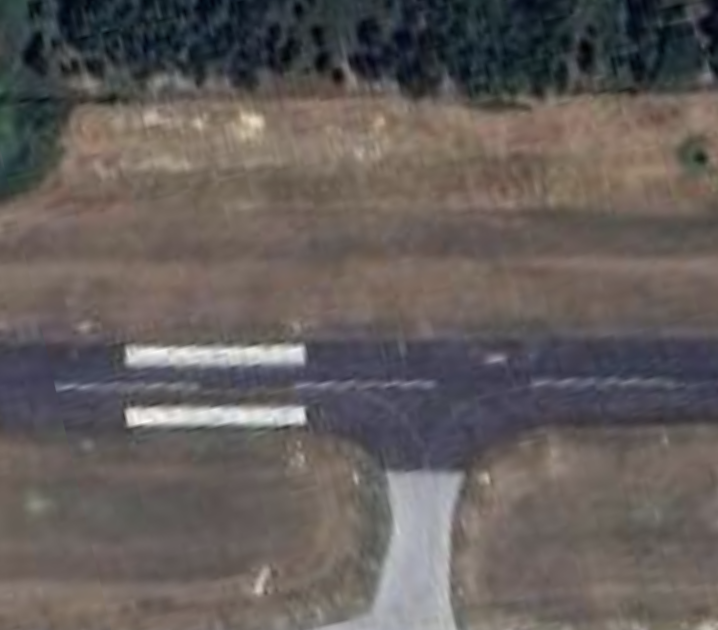
//> input picture ImageStitching/images/googleMaps/Screenshot 2024-10-30 at 6.26.54 PM.png, 718 x 630 px; its folder holds 3 pictures in this run
$ ./Image_Stitching   (built with g++ and OpenCV 4)
//> lines starting //> are read from the running program, lines starting //| are printed output that depends on the picture; after the words box and inside, x2 and y2 are one past the last pixel; in counts of white or black regions, pixels touching at a corner belong together
#include <opencv2/opencv.hpp>
#include <opencv2/stitching.hpp>
#include <iostream>
#include <vector>
#include <string>
#include <filesystem>

const std::string images_path = "../images/googleMaps";
const std::string output_path = "../output/stitchedNew.jpg";
bool crop = true;
bool preprocessing = false;

std::vector<cv::Mat> load_images(const std::string& images_path) {
//> called with images_path = "../images/googleMaps"
    std::cout << "[INFO] loading images..." << std::endl;
    std::vector<std::string> image_paths;

    // Use std::filesystem to iterate over the directory and collect image file paths
    for (const auto& entry : std::filesystem::directory_iterator(images_path)) {
        if (entry.is_regular_file()) {
            image_paths.push_back(entry.path().string());
        }
    }

    // Sort the image paths
    std::sort(image_paths.begin(), image_paths.end());

    // Read the images
    std::vector<cv::Mat> images;
    for (const auto& image_path : image_paths) {
        cv::Mat img = cv::imread(image_path);
//> img is the input picture: 630 rows x 718 cols, CV_8UC3; mean B, G, R 90.8, 93.1, 99.4
        if (img.empty()) {
            std::cerr << "[WARNING] Could not read image: " << image_path << std::endl;
        } else {
            images.push_back(img);
        }
    }
    return images;
}

std::vector<cv::Mat> resize_images(const std::vector<cv::Mat>& images, int widthThreshold = 1500) {
//> called with widthThreshold = 1500
    std::vector<cv::Mat> resized_images;
    for (const auto& image : images) {
        if (image.cols > widthThreshold) {
            std::cout << "[INFO] Resizing Image..." << std::endl;
            double ratio = static_cast<double>(widthThreshold) / image.cols;
            cv::Size dim(widthThreshold, static_cast<int>(image.rows * ratio));
            cv::Mat resized;
            cv::resize(image, resized, dim);
            resized_images.push_back(resized);
        } else {
            resized_images.push_back(image);
        }
    }
//> this loop made 3 passes
    return resized_images;
}

std::vector<cv::Mat> preprocess_images(const std::vector<cv::Mat>& images) {
    std::vector<cv::Mat> processed_images = images; // Copy input images
    if (preprocessing) {
        std::cout << "[INFO] preprocessing images to improve clarity..." << std::endl;
        for (size_t i = 0; i < processed_images.size(); ++i) {
            // Apply CLAHE to equalize brightness and make sharper
            cv::Mat lab_image;
            cv::cvtColor(processed_images[i], lab_image, cv::COLOR_BGR2Lab);
            std::vector<cv::Mat> lab_planes(3);
            cv::split(lab_image, lab_planes);
            cv::Ptr<cv::CLAHE> clahe = cv::createCLAHE(2.0, cv::Size(8, 8));
            clahe->apply(lab_planes[0], lab_planes[0]);
            cv::merge(lab_planes, lab_image);
            cv::cvtColor(lab_image, processed_images[i], cv::COLOR_Lab2BGR);
        }
    }
    return processed_images;
}

cv::Stitcher::Status stitch_images(const std::vector<cv::Mat>& images, cv::Mat& stitched) {
    std::cout << "[INFO] stitching images..." << std::endl;
    cv::Ptr<cv::Stitcher> stitcher = cv::Stitcher::create(cv::Stitcher::SCANS);
    cv::Stitcher::Status status = stitcher->stitch(images, stitched);
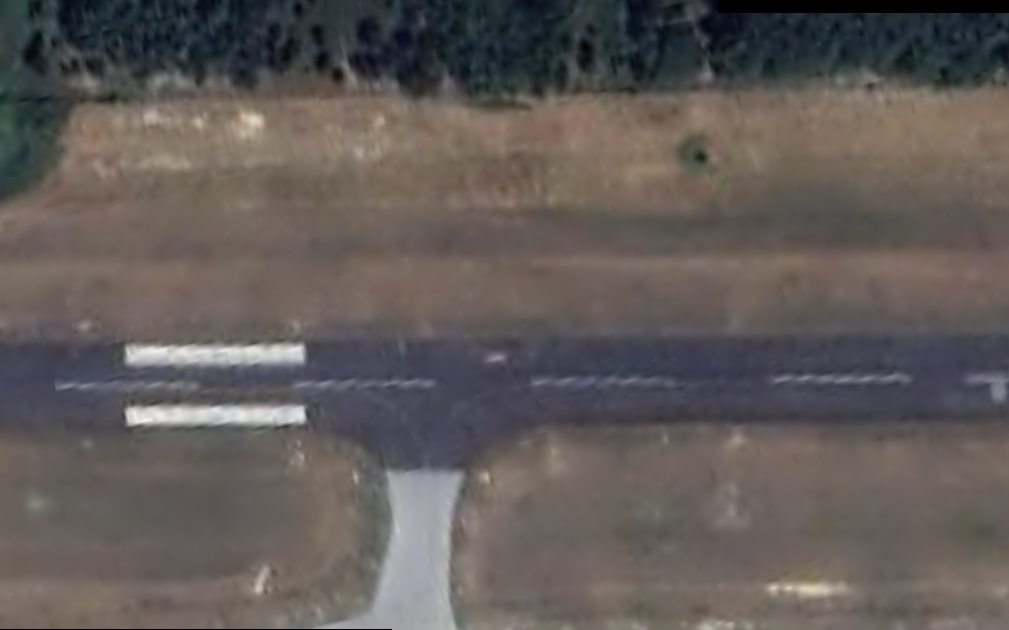
//> stitched: 630 rows x 1009 cols, CV_8UC3; mean B, G, R 88.3, 90.8, 97.2
    return status;
}

void crop_image(cv::Mat& stitched) {
    if (crop) {
        std::cout << "[INFO] cropping..." << std::endl;
        // Add a 10px border around the image
        cv::copyMakeBorder(stitched, stitched, 10, 10, 10, 10, cv::BORDER_CONSTANT, cv::Scalar(0, 0, 0));
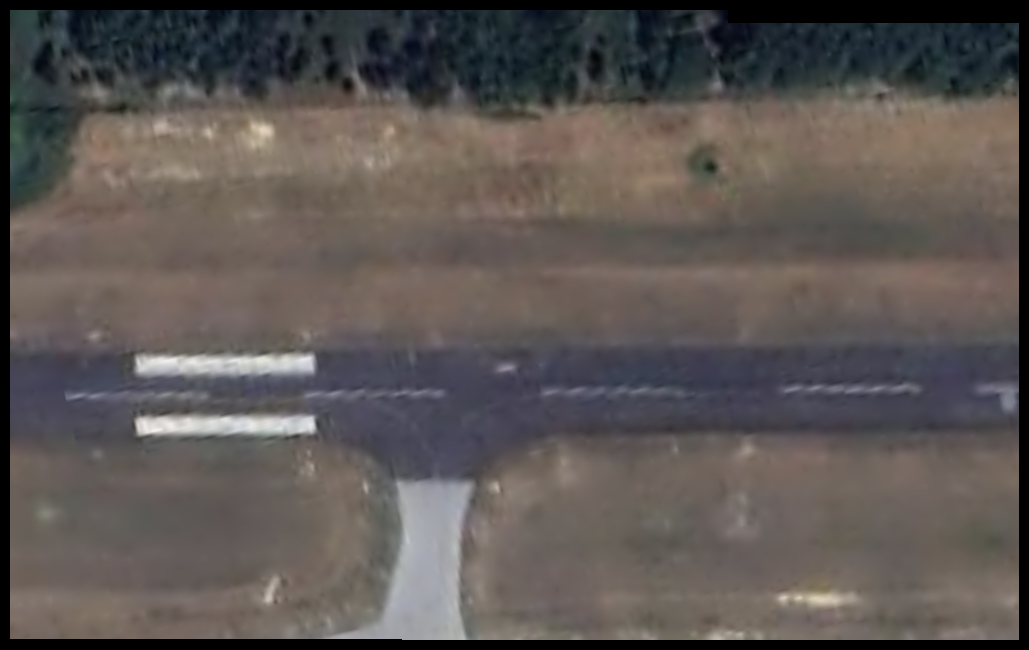
//> stitched: 650 rows x 1029 cols, CV_8UC3; mean B, G, R 83.9, 86.3, 92.4
        // Convert to grayscale and threshold
        cv::Mat gray;
        cv::cvtColor(stitched, gray, cv::COLOR_BGR2GRAY);
        cv::Mat thresh;
        cv::threshold(gray, thresh, 0, 255, cv::THRESH_BINARY | cv::THRESH_OTSU);
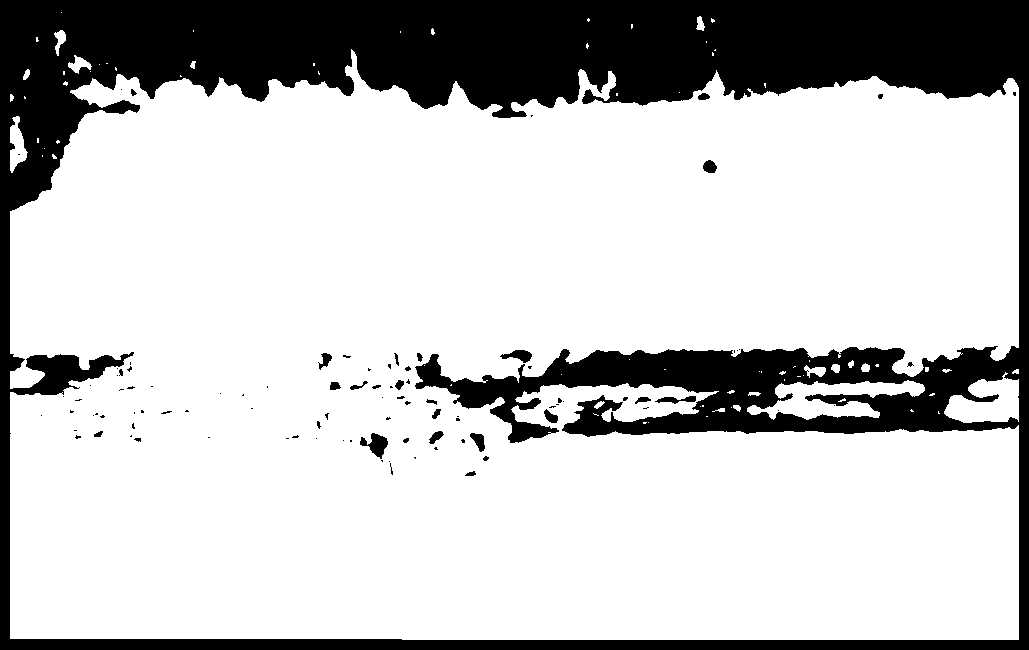
//> thresh: 650 rows x 1029 cols, CV_8UC1; 76.7% white; 97 black regions (68 under 20 px)
        // Find contours and crop
        std::vector<std::vector<cv::Point>> contours;
        cv::findContours(thresh, contours, cv::RETR_EXTERNAL, cv::CHAIN_APPROX_SIMPLE);
//> contours = 77 contours, 61 with area under 20; largest, box (x1, y1, x2, y2) and area: (10, 49, 1019, 640) 504314, (747, 380, 925, 420) 3184, (944, 372, 1019, 423) 2280, (10, 116, 28, 173) 516, (68, 55, 92, 74) 178
        if (!contours.empty()) {
            // Find the largest contour
            double maxArea = 0;
            int maxIdx = 0;
            for (size_t i = 0; i < contours.size(); ++i) {
                double area = cv::contourArea(contours[i]);
                if (area > maxArea) {
                    maxArea = area;
                    maxIdx = i;
                }
            }
//> this loop made 77 passes
//> (area, maxArea) on passes 10, 12, 18, 65: (26.5, 26.5), (33.5, 33.5), (3183.5, 3183.5), (504314.5, 504314.5)
//> area on passes 15, 23, 32, 35, 36, 37: 25, 2279.5, 126.5, 50.5, 49.5, 23
//> after the loop, maxArea = 504314.5; maxIdx = 64
            cv::Rect bounding_rect = cv::boundingRect(contours[maxIdx]);
//> bounding_rect = Rect(10, 49, 1009, 591)
            stitched = stitched(bounding_rect).clone(); // Clone to ensure data integrity
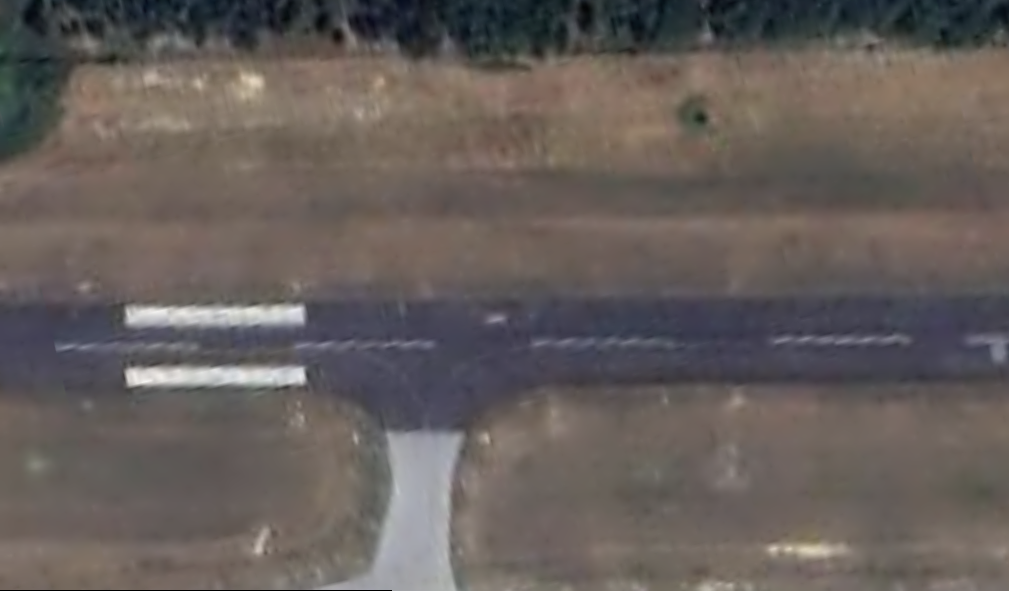
//> stitched: 591 rows x 1009 cols, CV_8UC3; mean B, G, R 91.1, 94.3, 101.8
        }
    }
}

void save_and_display_image(const cv::Mat& stitched, const std::string& output_path) {
    cv::imwrite(output_path, stitched);
    std::cout << "[INFO] stitched image saved to " << output_path << std::endl;
    cv::imshow("Stitched Image", stitched);
    cv::waitKey(0);
    cv::destroyAllWindows();
}

int main() {
    std::vector<cv::Mat> images = load_images(images_path);
    std::vector<cv::Mat> resized_images = resize_images(images);
    std::vector<cv::Mat> processed_images = preprocess_images(resized_images);
    cv::Mat stitched;
    cv::Stitcher::Status status = stitch_images(processed_images, stitched);

    // Check status of stitching
    if (status == cv::Stitcher::OK) {
        std::cout << "[INFO] image stitching successful!" << std::endl;
        crop_image(stitched);
        save_and_display_image(stitched, output_path);
    } else {
        std::cout << "[ERROR] image stitching failed (error code: " << int(status) << ")" << std::endl;
        if (status == cv::Stitcher::ERR_NEED_MORE_IMGS) {
            std::cout << "[SOLUTION] Need more images to perform stitching." << std::endl;
        } else if (status == cv::Stitcher::ERR_HOMOGRAPHY_EST_FAIL) {
            std::cout << "[SOLUTION] Homography estimation failed. Try improving image overlap or reducing blur." << std::endl;
        } else if (status == cv::Stitcher::ERR_CAMERA_PARAMS_ADJUST_FAIL) {
            std::cout << "[SOLUTION] Camera parameter adjustment failed. Try changing image capture settings." << std::endl;
        } else {
            std::cout << "[SOLUTION] Unknown error." << std::endl;
        }
    }
    return 0;
}
